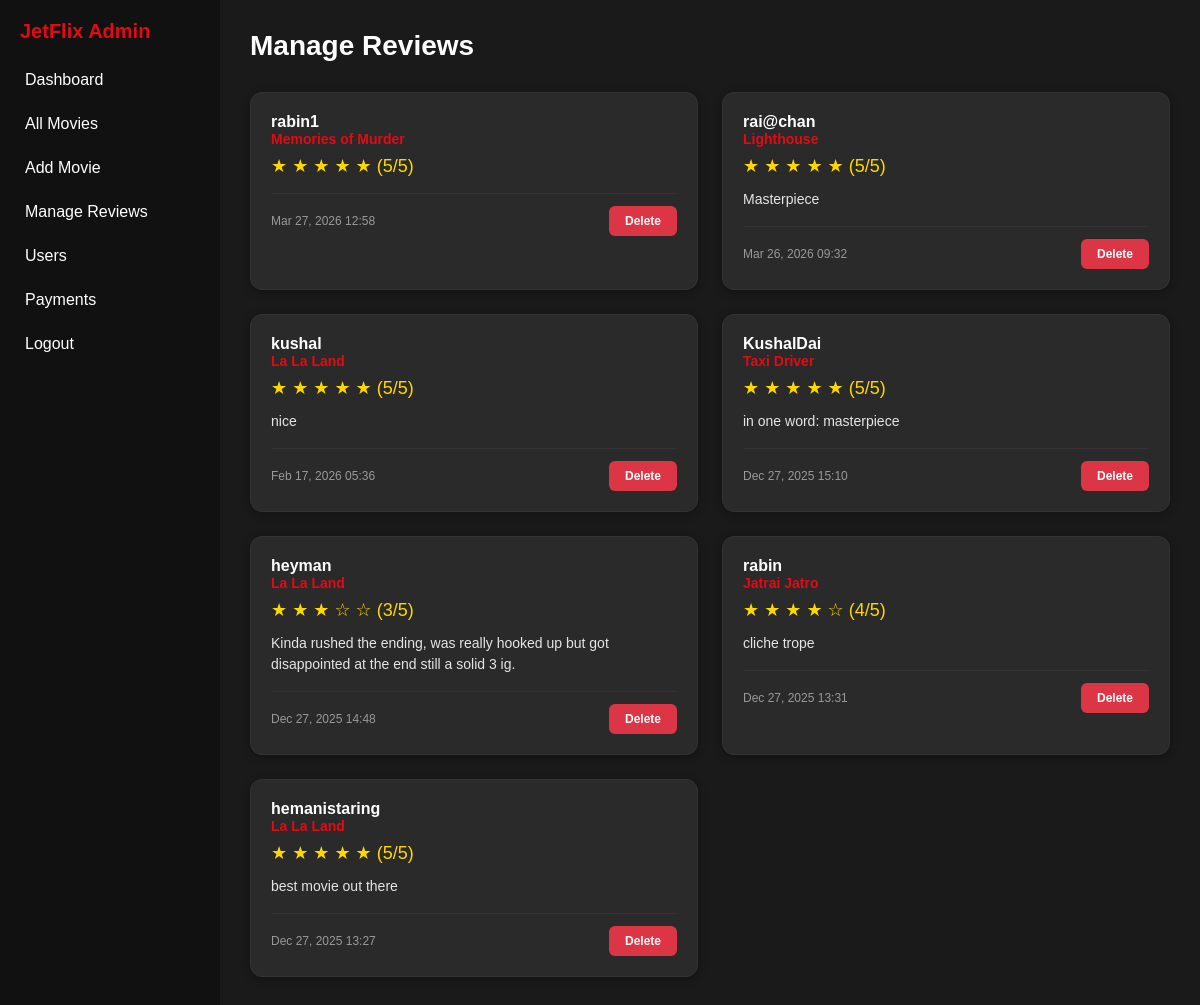
The page /adminpanel/reviews/ (signed in) on the database as committed earlier.
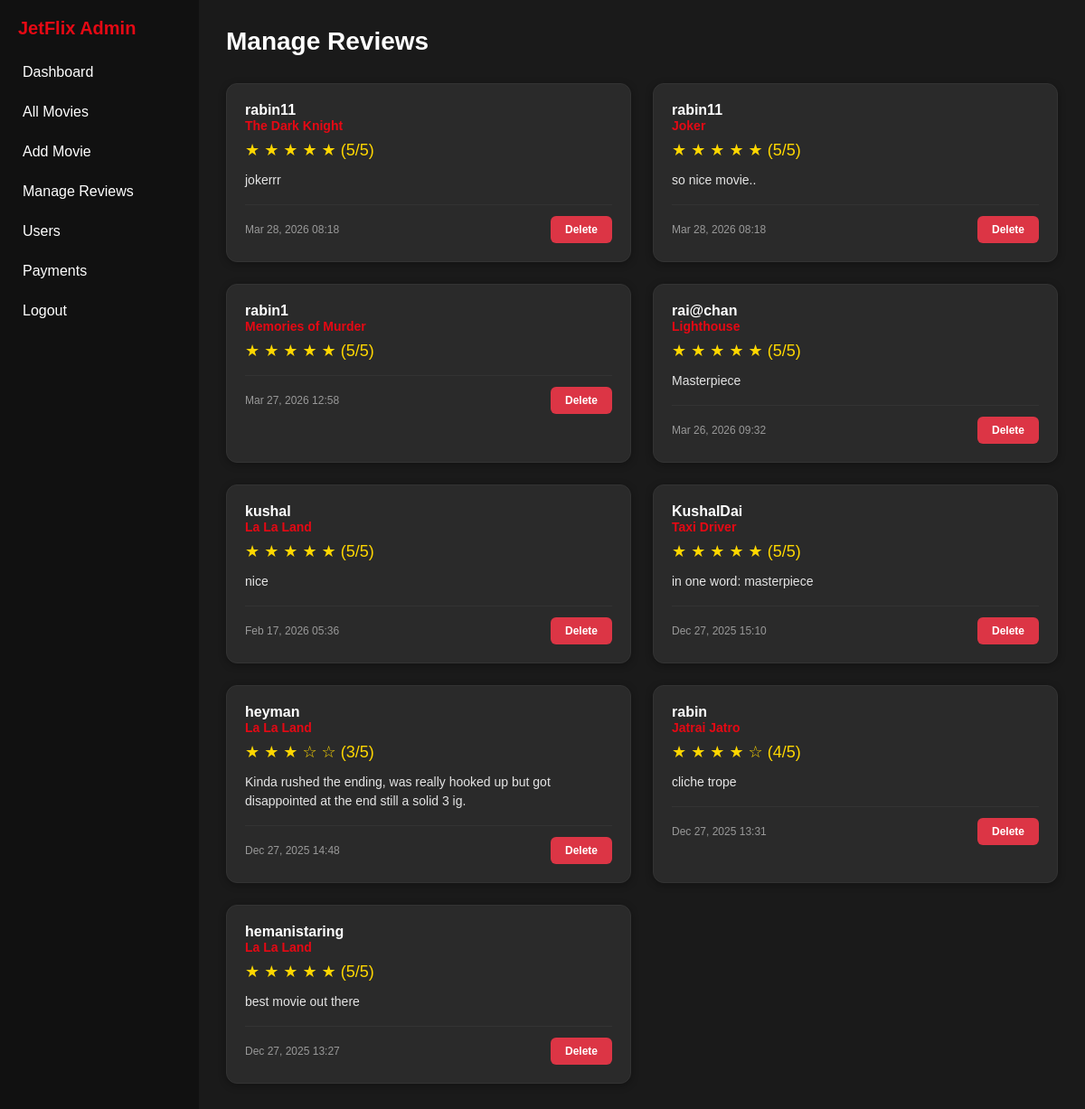
The same page on the database as committed later.
### movies/models.py (models this page shows, shortened)
class Review(models.Model):
    user = models.ForeignKey(User, on_delete=models.CASCADE, related_name='reviews')
    movie = models.ForeignKey(Movie, on_delete=models.CASCADE, related_name='reviews')
    rating = models.IntegerField(
        validators=[MinValueValidator(1), MaxValueValidator(5)],
        help_text='Rating from 1 to 5 stars'
    )
    review_text = models.TextField(help_text='Your review')
    created_at = models.DateTimeField(auto_now_add=True)
    updated_at = models.DateTimeField(auto_now=True)
    class Meta:
        unique_together = ('user', 'movie')
        ordering = ['-created_at']

class Movie(models.Model):
    id = models.AutoField(primary_key=True)
    title = models.CharField(max_length=255)
    year = models.IntegerField()
    description = models.TextField()
    thumbnail = models.ImageField(upload_to='thumbnails/')
    video = models.FileField(upload_to='movies/')
    genres = models.ManyToManyField(Genre, related_name='movies', help_text='Select multiple genres')
    language = models.ForeignKey(Language, on_delete=models.SET_NULL, null=True, blank=True, related_name='movies')
    cast = models.CharField(max_length=255, default='Unknown', help_text='Comma-separated list of main actors')
    movie_length = models.CharField(max_length=20, default='Unknown', help_text='Duration e.g. 2h 30m')
    review_stars = models.FloatField(default=0.0, help_text='Average rating out of 5')
    views = models.PositiveIntegerField(default=0)
    is_published = models.BooleanField(default=True)

### adminpanel/views.py (the view)
# urls.py: path('reviews/', views.manage_reviews, name='manage_reviews'),
@staff_member_required
def manage_reviews(request):
    reviews = Review.objects.select_related('user', 'movie').order_by('-created_at')
    paginator = Paginator(reviews, 20)  # Show 20 reviews per page
    page_number = request.GET.get('page')
    page_obj = paginator.get_page(page_number)
    return render(request, 'adminpanel/manage_reviews.html', {
        'page_obj': page_obj,
        'reviews': page_obj
    })

### home/context_processors.py (called while the page is built)
def all_movies(request):
    if request.user.is_authenticated:
        movies = Movie.objects.filter(is_published=True).select_related('language').prefetch_related('genres').all()
        return {'all_movies': movies}
    return {'all_movies': []}

### adminpanel/templates/adminpanel/manage_reviews.html (shortened to what this page needs)
{% extends 'adminpanel/base.html' %}
{% block content %}
<div class="reviews-header">
  <h2>Manage Reviews</h2>
</div>
<div class="reviews-grid">
  {% for review in reviews %}
  <div class="review-card" data-review-id="{{ review.id }}">
    <div class="review-content">
      <div class="review-user">
        <a href="{% url 'user_profile' review.user.id %}" style="color: #fff; text-decoration: none;">
          {{ review.user.username }}
        </a>
      </div>
      <div class="review-movie">{{ review.movie.title }}</div>
      <div class="review-rating">
        {% for i in "12345" %}
          {% if forloop.counter <= review.rating %}★{% else %}☆{% endif %}
        {% endfor %}
        ({{ review.rating }}/5)
      </div>
      <div class="review-text">{{ review.review_text }}</div>
      <div class="review-meta">
        <span class="review-date">{{ review.created_at|date:"M d, Y H:i" }}</span>
        <button class="btn-delete" onclick="deleteReview({{ review.id }})">Delete</button>
      </div>
    </div>
  </div>
  {% empty %}
  <div class="empty-state">
    <div class="empty-state-icon">💬</div>
    <div class="empty-state-text">No reviews found</div>
    <div class="empty-state-subtext">No user reviews have been submitted yet</div>
  </div>
  {% endfor %}
</div>
{% endblock %}

### adminpanel/templates/adminpanel/base.html (shortened to what this page needs)
<!DOCTYPE html>
<html lang="en">
<head>
</head>
<body>
  <div class="sidebar">
    <h2>JetFlix Admin</h2>
    <a href="{% url 'admin_dashboard' %}">Dashboard</a>
    <a href="{% url 'admin-all-movies' %}">All Movies</a>
    <a href="{% url 'add_movie' %}">Add Movie</a>
    <a href="{% url 'manage_reviews' %}">Manage Reviews</a>
    <a href="{% url 'manage_users' %}">Users</a>
    <a href="{% url 'manage_payments' %}">Payments</a>
    <a href="{% url 'admin_logout' %}">Logout</a>
  </div>
  <div class="main-content">
    {% block content %}{% endblock %}
  </div>
</body>
</html>

### adminpanel/templates/adminpanel/base.html (style rules this page uses)
* { margin: 0; padding: 0; box-sizing: border-box; font-family: Arial, sans-serif; }
body { display: flex; min-height: 100vh; }
.sidebar { width: 220px; background-color: #111; color: #fff; padding: 20px; flex-shrink: 0; }
.sidebar h2 { font-size: 20px; margin-bottom: 20px; color: #e50914; }
.sidebar a { display: block; color: #fff; text-decoration: none; margin-bottom: 10px; padding: 8px 5px; border-radius: 4px; }
.main-content { flex-grow: 1; padding: 30px; background-color: #1a1a1a; color: #fff; }

### adminpanel/templates/adminpanel/manage_reviews.html (style rules this page uses)
.reviews-header { display: flex; justify-content: space-between; align-items: center; margin-bottom: 30px; }
.reviews-header h2 { margin: 0; font-size: 28px; font-weight: 700; color: #fff; }
.reviews-grid { display: grid; grid-template-columns: repeat(auto-fill, minmax(400px, 1fr)); gap: 24px; margin-top: 20px; }
.review-card { background: #2a2a2a; border-radius: 12px; box-shadow: 0 2px 8px rgba(0, 0, 0, 0.3); overflow: hidden; transition: all 0.3s ease; border: 1px solid #333; }
.review-content { padding: 20px; }
.review-user a { color: #fff; text-decoration: none; transition: color 0.2s ease; }
.review-user { font-size: 16px; font-weight: 700; color: #fff; margin: 0; }
.review-movie { font-size: 14px; color: #e50914; font-weight: 600; margin-bottom: 8px; }
.review-rating { color: #ffd700; font-size: 18px; margin-bottom: 12px; }
.review-text { color: #e5e5e5; line-height: 1.5; margin-bottom: 16px; font-size: 14px; }
.review-meta { display: flex; justify-content: space-between; align-items: center; padding-top: 12px; border-top: 1px solid #333; }
.review-date { color: #999; font-size: 12px; }
.btn-delete { padding: 8px 16px; background-color: #dc3545; color: white; border: none; border-radius: 6px; font-size: 12px; font-weight: 600; cursor: pointer; transition: all 0.2s; }

Rows that differ between the two databases and show on the page:
added Review: user.username "rabin11", movie "The Dark Knight", rating "5", review_text "jokerrr", created_at "Mar 28, 2026 08:18"
added Review: user.username "rabin11", movie "Joker", rating "5", review_text "so nice movie..", created_at "Mar 28, 2026 08:18"
